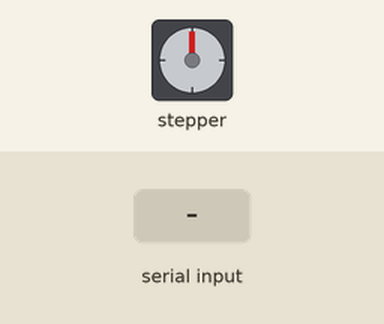
Recording of a sketch running on a simulated Arduino Uno, built with avr-gcc and run on an emulated ATmega328P. Shown: stepper motor. Inputs (shaded band) come from the test bench. EEPROM starts erased; stepper angles assume 2048 steps per turn; what the sketch prints to the serial monitor is not drawn.

Above: at 1.2 s.
1.3 s: "a90\n" received over Serial
At 3.75 s:
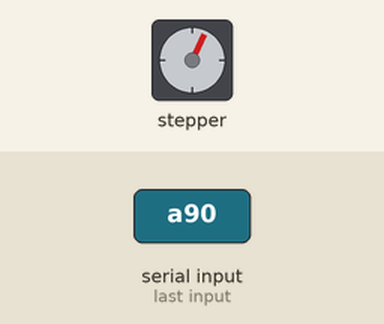
At 7.0 s:
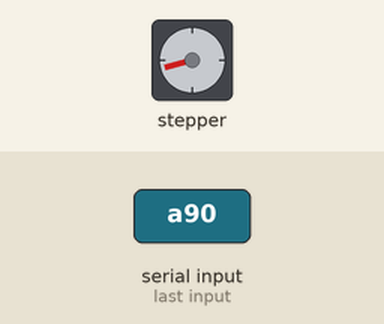
Timing chart, 0 to 8.5 s (numbered marks = the images above; inputs shaded):
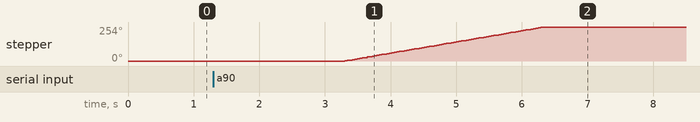

Measured:
- after the input at 1.3 s, stepper: turns 254° clockwise in 3.0 s, starting after 2.0 s

The sketch:

hippo_api.ino
```cpp
#define BAUD 38400
#define DEBUG 0
// https://arduino-info.wikispaces.com/SmallSteppers

/* YourDuino.com Example Software Sketch
   Small Stepper Motor and Driver V1.5 06/21/2017
  http://www.yourduino.com/sunshop/index.php?l=product_detail&p=126
   Steps one revolution of output shaft, then back
   terry@yourduino.com */

/*-----( Import needed libraries )-----*/
#include <Stepper.h>
#include <EEPROM.h>
/*-----( Declare Constants, Pin Numbers )-----*/
//---( Number of steps per revolution of INTERNAL motor in 4-step mode )---
#define STEPS_PER_MOTOR_REVOLUTION 32

//---( Steps per OUTPUT SHAFT of gear reduction )---
#define STEPS_PER_OUTPUT_REVOLUTION 32 * 64  //2048

#define SPEED 900


/*-----( Declare objects )-----*/
// create an instance of the stepper class, specifying
// the number of steps of the motor and the pins it's
// attached to
//-------------------------------------------------------------
//The pin connections need to be pins 8,9,10,11 connected
// to Motor Driver In1, In2, In3, In4
//-------------------------------------------------------------

// Then the pins are entered here in the sequence 1-3-2-4 for proper sequencing
Stepper small_stepper(STEPS_PER_MOTOR_REVOLUTION, 8, 10, 9, 11);
// API PROCESSING
char prefix = 0;
char buffer = ' ';
int devID = 0;
int id = 0;
int diffAngle = 0;
int currentAngle = 0;
int angle = 0;
int address = 0;
/*-----( Declare Variables )-----*/
int  stepsToTake;

void setup()   /*----( SETUP: RUNS ONCE )----*/
{
//  EEPROM.write(address, 0);
  Serial.begin(BAUD);
  Serial.println("Aesthetic Stepper Controller - Hippo");
  currentAngle = EEPROM.read(address);
  if(DEBUG){
    Serial.println(currentAngle);
  }
}/*--(end setup )---*/


//void loop()   /*----( LOOP: RUNS CONSTANTLY )----*/
//{
//  moveStepperOne(1);
//  delay(1000);
//
//  moveStepperOne(-1);
//  delay(2000);
//
//}


void findCommandEnd(){
  buffer = ' ';
  while(buffer != '\n'){
    if(Serial.available() > 0){
      buffer = Serial.read();
    }
  }
}
int dir = 1;

float revRatio = 1;
void goToAngle(){
  devID = Serial.parseInt();
  id = Serial.parseInt();
  angle = Serial.parseInt();
  diffAngle = (angle - currentAngle) % 360;
  if(diffAngle > 0) dir = 1;
  else dir = -1;
  diffAngle = abs(diffAngle);
  if(diffAngle == 0) return;
  revRatio = float(diffAngle) / 360;
  revRatio = 1.0 / revRatio;
  if(DEBUG){
    Serial.print("goto: ");
    Serial.println(angle);
    Serial.print("from: ");
    Serial.println(currentAngle);
    Serial.print("DIFF: ");
    Serial.println(diffAngle);
    Serial.print("revRatio: ");
    Serial.println(revRatio);
  }
  stepsToTake  =  -1 * dir * STEPS_PER_OUTPUT_REVOLUTION / revRatio;  // Rotate CW 1/x turn
  if(DEBUG){
    Serial.print("steps: ");
    Serial.println(stepsToTake);
  }
  currentAngle = angle;
  EEPROM.write(address, angle);
  small_stepper.setSpeed(SPEED);
  small_stepper.step(stepsToTake);
  delay(0.3 * diffAngle);
//  stepsToTake  =  dir * STEPS_PER_OUTPUT_REVOLUTION / x;  // Rotate CW 1/x turn

}
//void moveStepperOne(int dir) {
//  // if dir is positive, will rotate CW
//  // if dir is negative, will rotate CCW
//  int x = 5;
//  stepsToTake  =  dir * STEPS_PER_OUTPUT_REVOLUTION / x;  // Rotate CW 1/x turn
//  small_stepper.setSpeed(SPEED);
//  small_stepper.step(stepsToTake);
//}
void update(){}
void api_call(char prefix){
  if (DEBUG == 1) {
    Serial.print("prefix: ");
    Serial.println(prefix);
  }
   switch (prefix) {
    case 'u':
      update();
      findCommandEnd();
      break;
    case 'a':
      goToAngle();
      findCommandEnd();
      break;
    default:
      Serial.print(prefix);
      Serial.println("API command does not exist");
      findCommandEnd();
    break;
  }
}

void loop() {
  enable_api(); // always on
}

void enable_api(){
  if (Serial.available() > 0) {
       prefix = Serial.read();
       api_call(prefix);
  }
}


/* --(end main loop )-- */

/* ( THE END ) */
```
